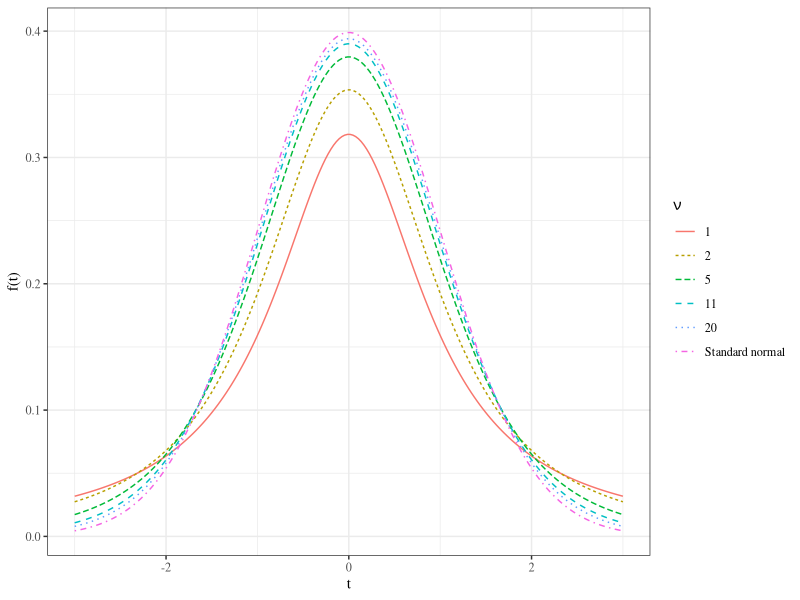
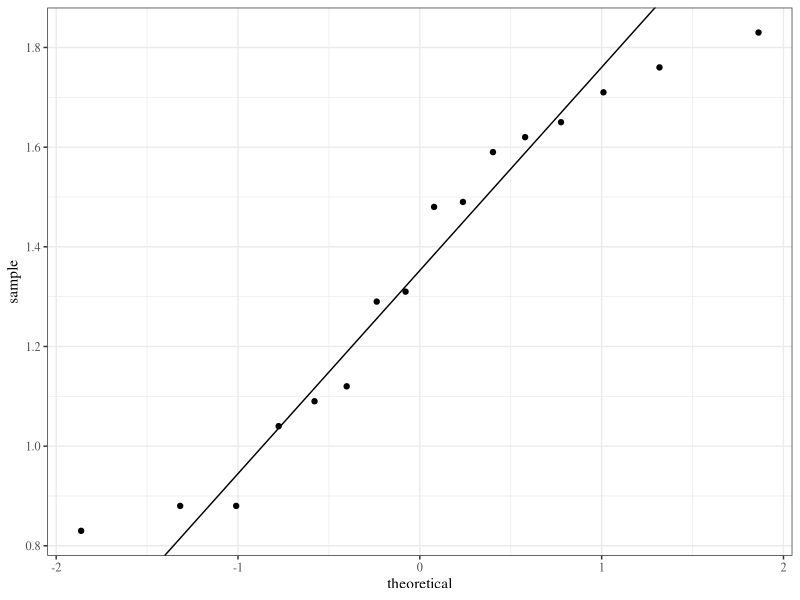

R code for these plots, in order:
## ---- chunk 1
library(knitr)
library(tidyverse)
library(xtable)
library(MASS)

knitr::opts_chunk$set(echo=FALSE, message=FALSE, warning=FALSE, fig.height = 2)
theme_set(theme_bw(base_family = "serif"))

set.seed(305)
## ---- chunk 2
wire <- c(100.37, 96.31, 72.57, 88.02, 105.89, 107.80, 75.84, 92.73, 67.47, 94.87, 122.04, 115.12, 95.24, 119.75, 114.83, 101.79, 80.90, 96.10, 118.51, 109.66, 88.07, 56.29, 86.50, 57.62, 74.7, 92.53, 86.25, 82.56, 97.96, 94.92, 62,93, 98.44, 119.37, 103.70, 72.40, 71.29, 107.24, 64.82, 93.51, 86.97)
## ---- chunk 3
wire
## ---- chunk 4
expand.grid(x = seq(-3, 3, length.out = 200),
            df = c(1, 2, 5, 11, 20)) %>%
  mutate(f = dt(x, df)) %>% 
  mutate(df = as.character(df)) %>%
  bind_rows(data.frame(x = seq(-3, 3, length.out = 200), df = "Standard normal") %>%
            mutate(f = dnorm(x))) %>%
  mutate(df = factor(df, levels = c("1", "2", "5", "11", "20", "Standard normal"))) %>%
  ggplot() +
  geom_line(aes(x, f, group = df, linetype = df, colour = df)) +
  xlab("t") + ylab("f(t)") + 
  scale_colour_discrete(expression(nu)) +
  scale_linetype_discrete(expression(nu))


## ---- chunk 5
beams <- c(8.2, 8.7, 7.8, 9.7, 7.4, 7.8, 7.7, 11.6, 11.3, 11.8)
print(beams)
## ---- chunk 6
paint <- c(0.83, 0.88, 0.88, 1.04, 1.09, 1.12, 1.29, 1.31, 1.48, 1.49, 1.59, 1.62, 1.65, 1.71, 1.76, 1.83)
paint
## ---- chunk 7
y <- quantile(paint[!is.na(paint)], c(0.25, 0.75))
x <- qnorm(c(0.25, 0.75))
slope <- diff(y)/diff(x)
int <- y[1L] - slope * x[1L]

d <- data.frame(resids = paint)

ggplot(d, aes(sample = resids)) + 
  stat_qq() + 
  geom_abline(slope = slope, intercept = int)


